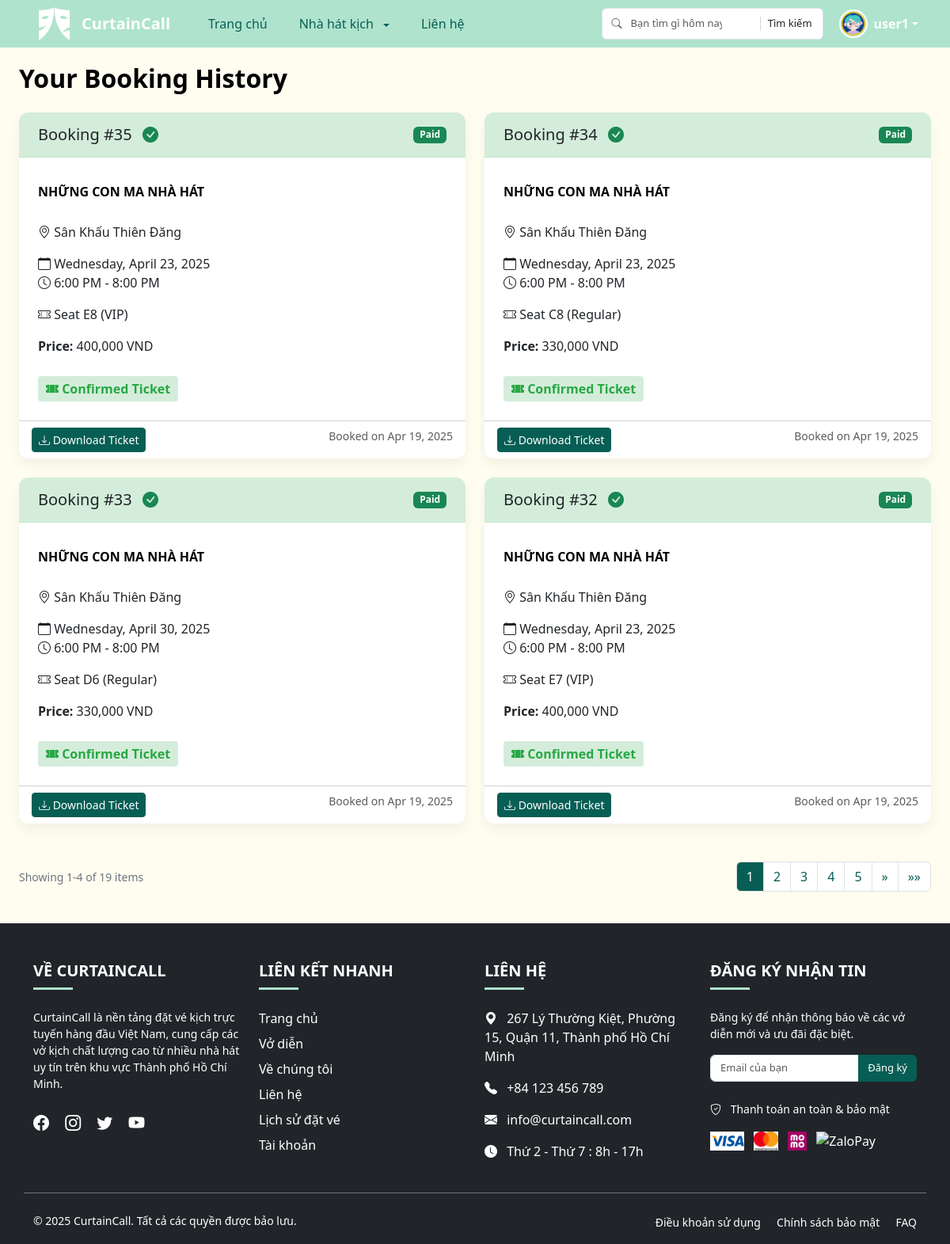
/index.php?route=booking/history (signed in), run on the app's committed database.
### tables this page shows
CREATE TABLE `bookings` (
  `booking_id` int(11) NOT NULL,
  `user_id` int(11) NOT NULL,
  `play_id` varchar(5) NOT NULL,
  `theater_id` varchar(3) NOT NULL,
  `seat_id` varchar(3) NOT NULL,
  `status` enum('Pending','Paid','Expired','Cancelled') DEFAULT 'Pending',
  `expires_at` datetime NOT NULL,
  `created_at` timestamp NOT NULL DEFAULT current_timestamp(),
  `updated_at` timestamp NOT NULL DEFAULT current_timestamp() ON UPDATE current_timestamp(),
  `amount` decimal(10,2) NOT NULL DEFAULT 0.00,
  `schedule_date` date DEFAULT NULL
);

CREATE TABLE `plays` (
  `play_id` varchar(5) NOT NULL,
  `title` varchar(255) NOT NULL,
  `description` text NOT NULL,
  `image` varchar(255) NOT NULL,
  `theater_id` varchar(3) NOT NULL,
  `views` int(11) DEFAULT 0
);

CREATE TABLE `theaters` (
  `theater_id` varchar(3) NOT NULL,
  `name` varchar(255) NOT NULL,
  `location` varchar(255) NOT NULL
);

CREATE TABLE `schedules` (
  `play_id` varchar(5) NOT NULL,
  `date` date NOT NULL,
  `start_time` time NOT NULL,
  `end_time` time NOT NULL
);

CREATE TABLE `seat_maps` (
  `theater_id` varchar(3) NOT NULL,
  `seat_id` varchar(3) NOT NULL,
  `seat_type` enum('VIP','Regular') NOT NULL
);

CREATE TABLE `seat_prices` (
  `theater_id` varchar(3) NOT NULL,
  `seat_type` enum('VIP','Regular') NOT NULL,
  `price` decimal(10,2) NOT NULL
);

### controllers/BookingController.php (called while the page is built, shortened)
<?php
require_once 'models/Booking.php';
class BookingController
{
    private $bookingModel;
    public function __construct($conn)
    {
        $this->bookingModel = new Booking($conn);
    }
    public function history()
    {
        $user_id = $_SESSION['user']['user_id'];
        $bookings = $this->bookingModel->getBookingsByUserId($user_id);
        include 'views/layouts/header.php';
        include 'views/booking/history.php';
        include 'views/layouts/footer.php';
    }
}

### models/Booking.php (called while the page is built, shortened)
<?php
class Booking {
    private $conn;
    public function __construct($conn) {
        $this->conn = $conn;
    }
    public function getBookingsByUserId($user_id) {
        $sql = "SELECT b.*, p.title as play_title, t.name as theater_name,
                s.date as schedule_date, s.start_time, s.end_time,
                sm.seat_type, sp.price
                FROM bookings b
                JOIN plays p ON b.play_id = p.play_id
                JOIN theaters t ON b.theater_id = t.theater_id
                LEFT JOIN schedules s ON b.play_id = s.play_id AND b.schedule_date = s.date
                JOIN seat_maps sm ON b.theater_id = sm.theater_id AND b.seat_id = sm.seat_id
                JOIN seat_prices sp ON b.theater_id = sp.theater_id AND sm.seat_type = sp.seat_type
                WHERE b.user_id = ?
                ORDER BY b.created_at DESC";
        $stmt = $this->conn->prepare($sql);
        $stmt->bind_param("i", $user_id);
        $stmt->execute();
        $result = $stmt->get_result();
        $bookings = [];
        while ($row = $result->fetch_assoc()) {
            $bookings[] = $row;
        }
        return $bookings;
    }
}

### views/booking/history.php (the view, shortened to what this page needs)
<main class="container-fluid px-4">
    <div class="row">
        <div class="col-12 mb-4">
            <h2 class="section-title text-center">Your Booking History</h2>
        </div>
    </div>
    <?php
    $paidBookings = array_filter($bookings, function($booking) {
        return $booking['status'] === 'Paid';
    });
    if (empty($paidBookings)):
    ?>
        <div class="alert alert-info">
            <i class="bi bi-info-circle"></i> You don't have any confirmed tickets yet.
        </div>
        <div class="text-center mt-4">
            <a href="index.php" class="btn btn-primary">Browse Plays</a>
        </div>
    <?php else: ?>
        <div class="row" id="bookings-container">
            <?php
            $page = isset($_GET['page']) ? max(1, intval($_GET['page'])) : 1;
            $per_page = 4;
            $total_bookings = count($paidBookings);
            $total_pages = ceil($total_bookings / $per_page);
            $page = min($page, $total_pages);
            $start_index = ($page - 1) * $per_page;
            $current_page_bookings = array_slice($paidBookings, $start_index, $per_page);
            $highlightBookingId = isset($_GET['booking_id']) ? $_GET['booking_id'] : null;
            foreach ($current_page_bookings as $booking):
            ?>
                <div class="col-md-6 mb-4 booking-item">
                    <div class="card h-100 <?= (isset($_GET['payment_success']) && $_GET['payment_success'] == 1 && $highlightBookingId == $booking['booking_id']) ? 'paid-highlight' : '' ?>">
                        <div class="card-header d-flex justify-content-between align-items-center paid-header">
                            <h5 class="mb-0">
                                Booking #<?= $booking['booking_id'] ?>
                                <i class="bi bi-check-circle-fill text-success ms-2"></i>
                            </h5>
                            <span class="badge bg-success">
                                <?= $booking['status'] ?>
                            </span>
                        </div>
                        <div class="card-body">
                            <h5 class="card-title"><?= htmlspecialchars($booking['play_title']) ?></h5>
                            <p class="card-text"><i class="bi bi-geo-alt"></i> <?= htmlspecialchars($booking['theater_name']) ?></p>
                            <p class="card-text">
                                <i class="bi bi-calendar"></i> <?= date('l, F j, Y', strtotime($booking['schedule_date'])) ?><br>
                                <i class="bi bi-clock"></i> <?= date('g:i A', strtotime($booking['start_time'])) ?> - <?= date('g:i A', strtotime($booking['end_time'])) ?>
                            </p>
                            <p class="card-text">
                                <i class="bi bi-ticket-perforated"></i> Seat <?= $booking['seat_id'] ?> (<?= $booking['seat_type'] ?>)
                            </p>
                            <p class="card-text">
                                <strong>Price:</strong> <?= number_format($booking['price']) ?> VND
                            </p>
                            <div class="paid-ticket-label">
                                <i class="bi bi-ticket-perforated-fill"></i> Confirmed Ticket
                            </div>
                        </div>
                        <div class="card-footer bg-white">
                            <a href="index.php?route=booking/download-ticket&id=<?= $booking['booking_id'] ?>" class="btn btn-primary btn-sm">
                                <i class="bi bi-download"></i> Download Ticket
                            </a>
                            <span class="float-end text-muted small">
                                Booked on <?= date('M j, Y', strtotime($booking['created_at'])) ?>
                            </span>
                        </div>
                    </div>
                </div>
            <?php endforeach; ?>
        </div>
        <?php
        include 'views/admin/pagination.php';
        ?>
    <?php endif; ?>
</main>

### public/css/style.css (style rules this page uses)
.card-body { margin: 0.5rem; }
.card-title { color: black; font-weight: 600; font-size: 1rem; height: 2.5rem; margin-top: 10px; display: -webkit-box; -webkit-line-clamp: 2; -webkit-box-orient: vertical; overflow: hidden; text-overflow: ellipsis; }

### public/css/layouts.css (style rules this page uses)
* { margin: 0; padding: 0; box-sizing: border-box; }
body { display: flex; flex-direction: column; min-height: 100vh; }
main { background-color: #fffcf0; padding-top: 80px; padding-bottom: 40px; }

### public/css/play-details.css (style rules this page uses)
.section-title { color: black; font-weight: 600; display: inline-block; margin-bottom: 0px; }

### public/css/profile.css (style rules this page uses)
.btn-primary { background-color: #075E54; border-color: #075E54; }
.card { border-radius: 12px; overflow: hidden; box-shadow: 0 4px 8px rgba(0, 0, 0, 0.1); }
.card-header { border-bottom: 1px solid #f0f0f0; padding: 15px 20px; }

### public/css/booking.css (style rules this page uses)
.booking-page .card { border: none; box-shadow: 0 0.5rem 1rem rgba(0, 0, 0, 0.05); border-radius: 12px; overflow: hidden; }
.booking-page .card-header { border-bottom: none; padding: 1rem 1.5rem; }

### public/css/payment-success.css (style rules this page uses)
.card-header.paid-header { background-color: #d4edda; border-bottom: 1px solid #c3e6cb; }
.paid-ticket-label { color: #28a745; font-weight: bold; display: inline-block; margin-top: 10px; padding: 4px 10px; background-color: #d4edda; border-radius: 4px; }

### data on the page
bookings: booking_id "35", status "Paid", plays.title "NHỮNG CON MA NHÀ HÁT", theaters.name "Sân Khấu Thiên Đăng", schedules.date "Wednesday, April 23, 2025", schedules.start_time "6:00 PM", schedules.end_time "8:00 PM", seat "E8", seat_maps.seat_type "VIP", seat_prices.price "400,000", created_at "Apr 19, 2025"
bookings: booking_id "34", status "Paid", plays.title "NHỮNG CON MA NHÀ HÁT", theaters.name "Sân Khấu Thiên Đăng", schedules.date "Wednesday, April 23, 2025", schedules.start_time "6:00 PM", schedules.end_time "8:00 PM", seat "C8", seat_maps.seat_type "Regular", seat_prices.price "330,000", created_at "Apr 19, 2025"
bookings: booking_id "33", status "Paid", plays.title "NHỮNG CON MA NHÀ HÁT", theaters.name "Sân Khấu Thiên Đăng", schedules.date "Wednesday, April 30, 2025", schedules.start_time "6:00 PM", schedules.end_time "8:00 PM", seat "D6", seat_maps.seat_type "Regular", seat_prices.price "330,000", created_at "Apr 19, 2025"
bookings: booking_id "32", status "Paid", plays.title "NHỮNG CON MA NHÀ HÁT", theaters.name "Sân Khấu Thiên Đăng", schedules.date "Wednesday, April 23, 2025", schedules.start_time "6:00 PM", schedules.end_time "8:00 PM", seat "E7", seat_maps.seat_type "VIP", seat_prices.price "400,000", created_at "Apr 19, 2025"

### other printed values
$_SESSION['user']['username'] "user1"
$pagination['total'] "19"
